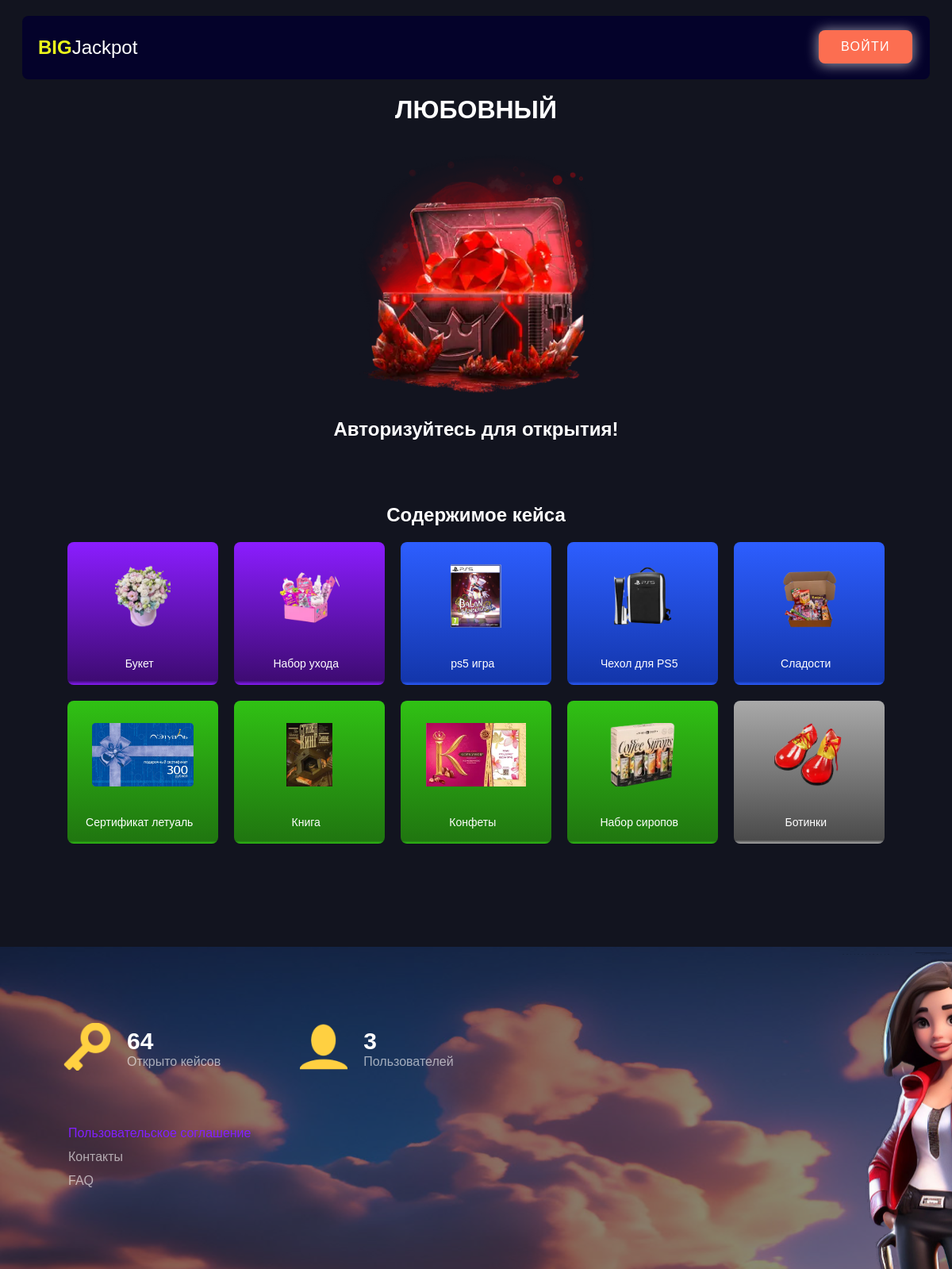
Page /case/1/ on the committed database.
### case/models.py (models this page shows, shortened)
class Case(models.Model):
    name = models.CharField(max_length=100, verbose_name='Название кейса')
    img_certificates = ResizedImageField(
        verbose_name='Изображение', force_format="WEBP", quality=75, upload_to="case")
    categories = models.ManyToManyField(Category, related_name='cases', verbose_name='Категории')
    class Meta:
        verbose_name = 'Кейс'
        verbose_name_plural = 'Кейсы'

class Item(models.Model):
    name = models.CharField(max_length=100, verbose_name='Наименование')
    img = ResizedImageField(
        verbose_name='Изображение', force_format="WEBP", quality=75, upload_to="items")
    quantity = models.IntegerField(verbose_name='Количество')
    chance = models.FloatField(default=0.0, verbose_name='Шанс выпадения')
    cases = models.ManyToManyField(Case, related_name='items', verbose_name='Кейсы')
    rare = models.IntegerField(choices=[(i, i) for i in range(1, 7)], verbose_name='Редкость', default=1)
    users = models.ManyToManyField(User, through='UserItem')
    class Meta:
        verbose_name = 'Предмет'
        verbose_name_plural = 'Предметы'

### case/views.py (the view)
# urls.py: path('case/<int:id>/', case_page, name='news_detail'),
def case_page(request, id):
    case = get_object_or_404(Case, id=id)
    items = Item.objects.filter(cases=id).order_by('-rare')
    total_quantity = Item.objects.filter(cases=id).aggregate(total_quantity=Sum('quantity'))['total_quantity']
    data = {
        'title': case.name.upper(),
        'img_case': case.img_certificates,
        'items' : items,
        'case_items_count': total_quantity,
    }
    data['user_items'] = UserItem.objects.all().count()
    data['user_count'] = User.objects.all().count()
    return render(request, 'main/case.html', context=data)

### templates/main/case.html (shortened to what this page needs)
<!DOCTYPE html>
<html lang="en">
<head>
    {% load static %}
  <link rel="stylesheet" href="{% static 'case/style.css' %}">
  <link rel="stylesheet" type="text/css" href="{% static 'css/rare.css' %}">
  <link rel="stylesheet" type="text/css" href="{% static 'css/header.css' %}">
  <link rel="stylesheet" type="text/css" href="{% static 'css/style-button.css' %}">
  <link rel="stylesheet" type="text/css" href="{% static 'css/stylesHome.css' %}">
</head>
<body>
  {% include 'main/module/header.html' %}
  <div class="conteiner_rullete">
    <h1 class="title_case">{{ title }}</h1>
    <div class="case_im">
      <img class="case" src="{{ img_case.url }}" alt="case love">
    </div>
    <div class="app">
        <div class="content_start">
          {% if request.user.is_authenticated %}
            <p class="case-ended-message hidden">Предметы в этом кейсе кончились!</p>
            <button onclick="start()" class="start hidden">ОТКРЫТЬ</button>
          {% else %}
            <p class="not_user">Авторизуйтесь для открытия!</p>
          {% endif %}
        </div>
    </div>
    <div class="disply_items">
      <div class='mini_title'>
        <h2>Содержимое кейса</h2>
      </div>
      <div class="list_items_mini">
        <ul class="list_new_items">
          {% for item in items %}
            <li data-item="{{ item.name }}" class="list__item gradient_{{ item.rare }}">
              <div class="img_items">
                <img class='img_card' src="{{ item.img.url }}" alt="{{ item.name }}">
              </div>
              <div class="title_items">
                <p>{{ item.name }}</p>
              </div>
            </li>
          {% endfor %}
        </ul>
    </div>
    </div>
  </div>
  {% include 'main/module/footer.html' %}
</body>
</html>

### templates/main/module/header.html
{% load static %}
<header class="top-menu">
    <div class="style-header">
        <a href="/" class="home_link"><p><b>big</b>Jackpot</p></a>
        <div class="button_style">
            {% if request.user.is_authenticated %}
                <a href="{{ settings.SITE_URL }}/profile/">
                    <button id="button" class="style-buttons" type="button">{{ user.username }}</button>
                </a>
            {% else %}
                <a href="{% url 'login' %}">
                    <button id="button" class="style-buttons" type="button">войти</button>
                </a>
            {% endif %}
        </div>
    </div>
</header>

### templates/main/module/footer.html
<footer class="information-case">
    <div class="context">
        <div class="infrormation">
            <div class="call">
                <div class="key-img">
                    <img src="/media/ключ.webp" alt="key">
                </div>
                <div class="inf-key">
                    <p>{{ user_items }}</p>
                    <p>Открыто кейсов</p>
                </div>
            </div>
            <div class="call">
                <div class="key-img">
                    <img src="/media/пользовател.webp" alt="profil">
                </div>
                <div class="inf-key">
                    <p>{{ user_count }}</p>
                    <p>Пользователей</p>
                </div>
            </div>
        </div>
        <div class="link">
            <a href="#">Пользовательское соглашение</a>
            <a href="#">Контакты</a>
            <a href="#">faq</a>
        </div>
    </div>
</footer>

### static/case/style.css (style rules this page uses)
* { margin: 0; padding: 0; font-family: sans-serif; box-sizing: content-box; }
body { min-height: 100vh; background: #12141F; color: white; }
.conteiner_rullete { display: flex; flex-direction: column; align-items: center; margin: 120px 0; }
.app { position: relative; width: 1022px; border-radius: 10px; }
.list__item { display: flex; flex-direction: column; align-items: center; }
.list__item p { font-size: 0.875rem; text-align: center; }
.case_im { display: flex; justify-content: center; }
.title_case { display:flex; justify-content: center; padding-bottom: 3%; }
.disply_items { display: flex; margin-top: 10vh; flex-direction: column }
.list_new_items { display: flex; flex-wrap: wrap; justify-content: center; padding-top: 10px; }
.list_new_items li { height: 180px; width: 190px; padding: 10px; margin: 10px; box-sizing: border-box; }
.mini_title { display: flex; justify-content: center; }
.list_items_mini { display: flex; width: 100%; max-width: 1051px; }
.title_items { align-items: center; display: flex; justify-content: space-between; margin-top: 10px; margin-right: 5%; margin-bottom: 5%; }
.img_items { margin-top: 18px; height: 200px; object-fit: cover; object-position: center; }
.case { width: 100%; height: 100%; max-width: 300px; }
.img_card { width: 100%; height: 100%; max-height: 80px; }
.content_start { display: flex; justify-content: center; margin-top: 26px; font-size: 24px; font-weight: 700; }

### static/css/rare.css (style rules this page uses)
.gradient, .gradient_6, .gradient_5,.gradient_4, .gradient_3,.gradient_2, .gradient_1 { width: 200px; height: 200px; border-radius: 8px; }
.gradient_4 { background: linear-gradient(0deg, #8b1dff 0%, #3e0b73 3%, #8b1dff 100%); }
.gradient_3 { background: linear-gradient(0deg, #2d5eff 0%, #1336ab 2.5%, #2d5eff 100%); }
.gradient_2 { background: linear-gradient(0deg, #30c114 0%, #207610 2%, #30c114 100%); }
.gradient_1 { background: linear-gradient(0deg, #a9a9a9 0%, #4b4b4b 2.5%, #a9a9a9 100%); }

### static/css/header.css (style rules this page uses)
body { margin: 0; }
h1 { text-transform: uppercase; color: white; }
.top-menu { display: flex; justify-content: center; }
.style-header { position: fixed; z-index: 999; display: flex; justify-content: space-between; align-items: center; width: 92%; max-height: 80px; height: 100%; border-radius: 8px; margin: 20px 0; padding: 0 20px; background-color: #04022a; }
.style-header p { color: #FFFFFF; font-size: 1.5rem; }
.style-header p b { color: #ebf61b; text-transform: uppercase; }
.button_style { max-height: 45px; height: 100%; max-width: 120px; width: 100%; }
.home_link { text-decoration : none; }

### static/css/style-button.css (style rules this page uses)
.style-buttons { padding: 11px 28px; border-radius: 8px; border: none; box-shadow: 0px 1px 16px 1px rgba(255, 255, 255, 0.6); line-height: 1.25; background: #FC6E51; text-decoration: none; color: white; font-size: 1rem; letter-spacing: 0.08em; text-transform: uppercase; transition: background-color .6s ease; overflow: hidden; }

### static/css/stylesHome.css (style rules this page uses)
.infrormation { display: flex; margin: 0 0 60px; }
.infrormation .call:nth-child(2) { margin-left: 5em; }
.call { display: flex; align-items: center; }
.link { display: flex; flex-direction: column; }
.link > a { margin: 6px; text-decoration: none; font-size: 1rem; color: rgba(255, 255, 255, 0.6); }
.link a:nth-child(1) { color: rgba(129, 32, 255, 1); }
.link a:nth-child(3) { text-transform: uppercase; }
.key-img { max-width: 60px; width: 100%; }
.inf-key { padding: 0 20px; }
.inf-key p:nth-child(1) { font-size: 1.875rem; margin: 0; font-weight: 700; color: #FFFFFF; }
.inf-key p:nth-child(2) { font-size: 1rem; color: rgba(255, 255, 255, 0.6); margin: 0; }
.key-img img { width: 100%; }
.context { padding: 6em 5em; }
.information-case { background-image: url("/media/fon_woman.svg"); background-size: auto; object-fit: cover; }

### rows in the picture
Case: name "ЛЮБОВНЫЙ"
Item: img (picture), name "Букет"
Item: img (picture), name "Набор ухода"
Item: img (picture), name "ps5 игра"
Item: img (picture), name "Чехол для PS5"
Item: img (picture), name "Сладости"
Item: img (picture), name "Сертификат летуаль"
Item: img (picture), name "Книга"
Item: img (picture), name "Конфеты"
Item: img (picture), name "Набор сиропов"
Item: img (picture), name "Ботинки"

### other values in the picture
{{ user_items }} "64"
{{ user_count }} "3"
